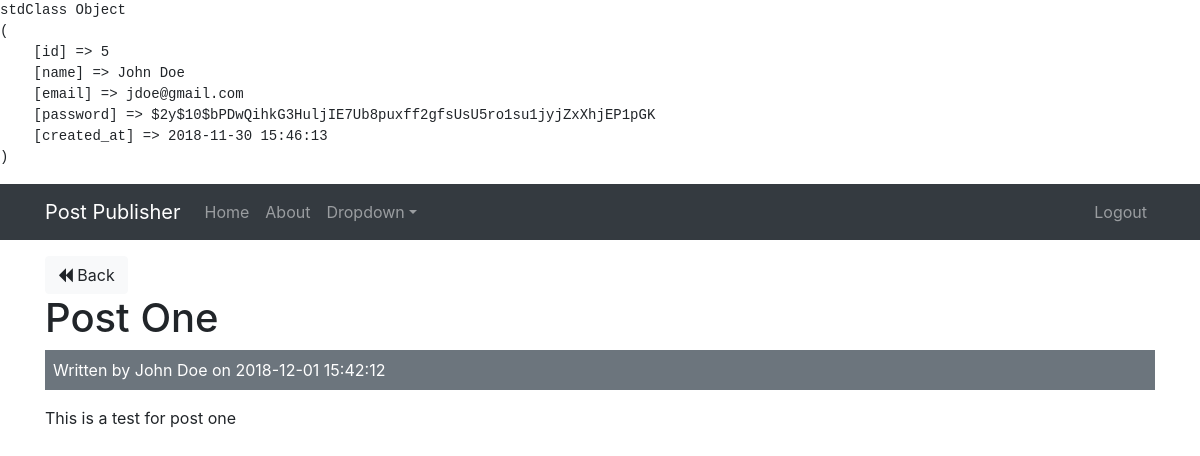
The app's page /post-publisher/public/?url=posts/show/1 (signed in) with its own data.
### tables this page shows
CREATE TABLE posts(id INTEGER PRIMARY KEY AUTOINCREMENT, user_id INTEGER, name VARCHAR(255), title VARCHAR(255), body TEXT, created_at DATETIME DEFAULT CURRENT_TIMESTAMP);

CREATE TABLE users(id INTEGER PRIMARY KEY AUTOINCREMENT, name VARCHAR(255), email VARCHAR(255), password VARCHAR(255), created_at DATETIME DEFAULT CURRENT_TIMESTAMP);

### app/controllers/PostsController.php (called while the page is built, shortened)
<?php
class PostsController extends BaseController
{
    public function __construct()
    {
        $this->postModel = $this->model('Post');
        $this->userModel = $this->model('User');
    }
    public function show($id) {
        $post = $this->postModel->getPostById($id);
        $user = $this->userModel->getUserById($post->user_id);
        $data = [
            'post' => $post,
            'user' => $user
        ];
        $this->view('posts/show', $data);
    }
}

### public/index.php (called while the page is built, shortened)
<?php
$init = new CoreController();

### app/libraries/DatabaseController.php (called while the page is built, shortened)
<?php
class DatabaseController
{
    private $dbname = DB_NAME;
    private $dbh;
    private $stmt;
    public function __construct()
    {
        $dsn = 'sqlite:' . $this->dbname;
        try
        {
            $this->dbh = new PDO($dsn);
            $this->dbh->setAttribute(PDO::ATTR_ERRMODE, PDO::ERRMODE_EXCEPTION);
            $this->dbh->setAttribute(PDO::ATTR_DEFAULT_FETCH_MODE, PDO::FETCH_OBJ);
        } catch(PDOException $e) {
            $this->error = $e->getMessage();
            echo $this->error;
        }
    }
    public function query($sql)
    {
        $this->stmt = $this->dbh->prepare($sql);
    }
    public function bind($param, $value, $type = null)
    {
        if(is_null($type))
        {
            switch(true)
            {
                default:
                    $type = PDO::PARAM_STR;
            }
        }
        $this->stmt->bindValue($param, $value, $type);
    }
    public function execute()
    {
        return $this->stmt->execute();
    }
    public function single()
    {
        $this->execute();
        return $this->stmt->fetch(PDO::FETCH_OBJ);
    }
}

### app/models/Post.php (called while the page is built, shortened)
<?php
class Post
{
    private $db;
    public function __construct()
    {
        $this->db = new DatabaseController();
    }
    public function getPostById($id) {
        $this->db->query('SELECT * FROM posts WHERE id = :id');
        $this->db->bind(':id', $id);
        $row = $this->db->single();
        return $row;
    }
}

### app/views/posts/show.php (the view, shortened to what this page needs)
<?php require APPROOT . "/views/inc/header.php"; ?>
<a href="<?php echo URLROOT; ?>/?url=posts" class="btn btn-light">
    <i class="fa fa-backward"></i> Back</a>
<br>
<h1><?php echo $data['post']->title; ?></h1>
<div class="bg-secondary text-white p-2 mb-3">
    Written by <?php echo $data['user']->name; ?> on <?php echo $data['post']->created_at; ?>
</div>
<p><?php echo $data['post']->body; ?></p>
<?php require APPROOT . "/views/inc/footer.php"; ?>

### records on screen
posts: title "Post One", created_at "2018-12-01 15:42:12", body "This is a test for post one"
users: name "John Doe"

### other values on screen
SITENAME "Post Publisher"
